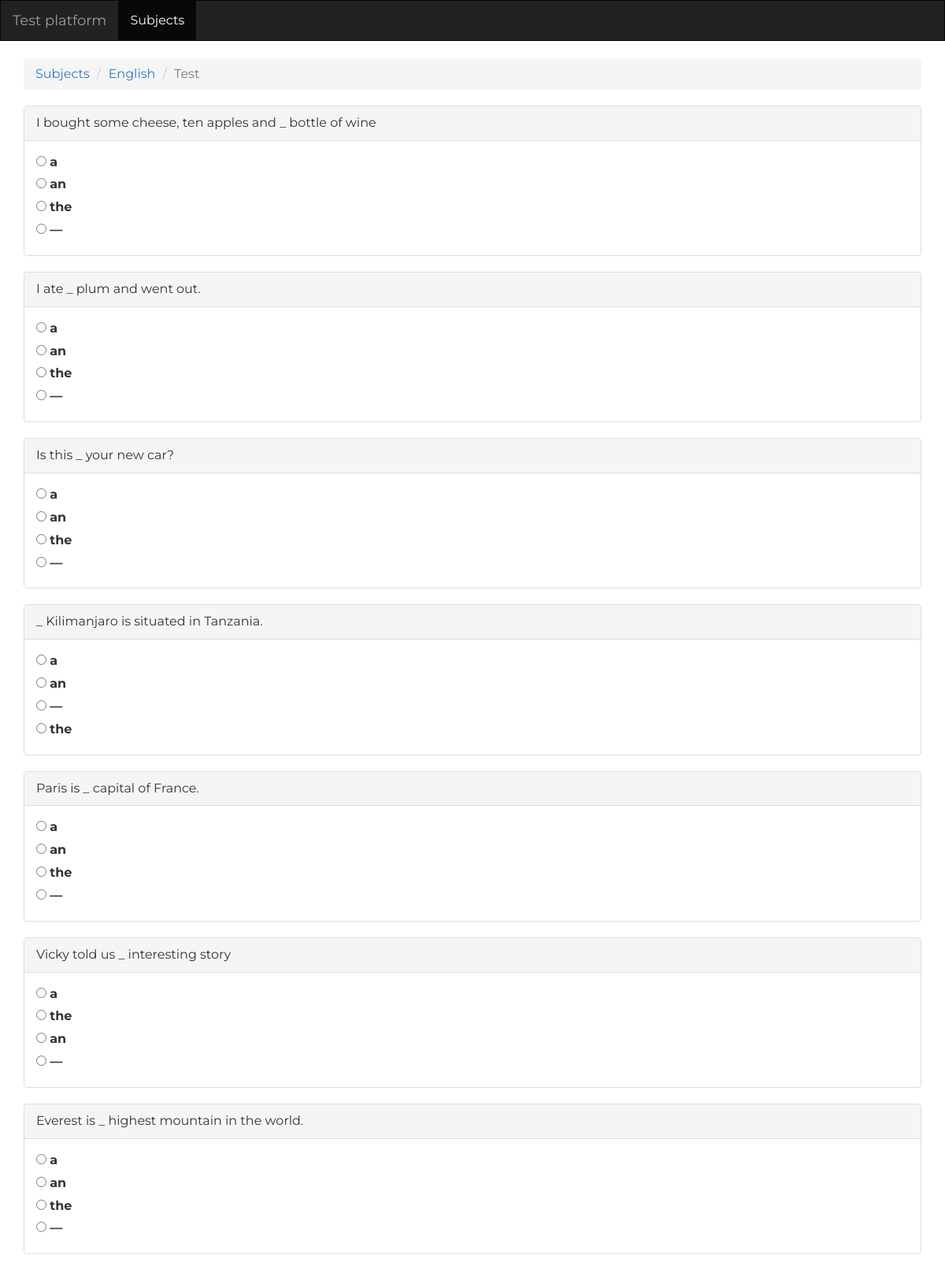
The page /subject/12/topic/187/test/ (upper part) on the database its author committed.
### test_platform/models.py (models this page shows, shortened)
class Subject(models.Model):
    subject_name = models.CharField(max_length=100)
    description = models.CharField(max_length=500, default='', blank=True)

class Question(models.Model):
    question_text = models.CharField(max_length=1000)
    explanation = models.CharField(max_length=300, default='', blank=True)
    topic = models.ForeignKey(Topic, blank=True, null=True)
    subject = models.ForeignKey(Subject)

class Answer(models.Model):
    answer_text = models.CharField(max_length=300)
    question = models.ForeignKey(Question)
    is_right = models.BooleanField(default=False)

### test_platform/views.py (the view)
# urls.py: url(r'^subject/(?P<subject_id>[0-9]+)/topic/(?P<topic_id>[0-9]+)/test/$', views.topic_test_view, name='topic_test'),
def topic_test_view(request, subject_id, topic_id):
    all_question_of_subject_and_topic = Question.objects.filter(
        subject_id=subject_id,
        topic_id=topic_id,
    )
    if all_question_of_subject_and_topic.count() <= 0:
        return render(request, 'test_platform/subject/detail.html', {
            'error_message': "Sorry, but database doesn't have enough questions for this topic",
            'subject': Subject.objects.get(pk=subject_id),
            'title': "Test platform | Subject",
        })
    """ not more than 20 questions """
    if all_question_of_subject_and_topic.count() > 20:
        all_question_of_subject_and_topic = all_question_of_subject_and_topic.order_by('?')[:20]
    return render(request, 'test_platform/topic/test.html', {
        'questions': all_question_of_subject_and_topic,
        'subject': Subject.objects.get(pk=subject_id),
        'title': "Test platform | Topic test"
    })

### test_platform/templates/test_platform/topic/test.html (shortened to what this page needs)
{% extends "test_platform/base/base.html" %}
{% block content %}
    <div class="container">
        <div class="row">
            <div class="col-md-12">
                <br/>
                <ol class="breadcrumb">
                    <li><a href="{% url "test_platform:subject_list" %}">Subjects</a></li>
                    <li><a href="{% url "test_platform:subject" subject.id %}" >{{ subject.subject_name }}</a></li>
                    <li class="active">Test</li>
                </ol>
            {% if questions %}
                <form action="{% url 'test_platform:test' subject.id %}" method="POST" id="test_form">
                    {% for question in questions %}
                        <div class="panel panel-default">
                            <div class="panel-heading">
                                {{ question.question_text }}
                            </div>
                            <div class="panel-body">
                                {% for answer in question.answer_set.all %}
                                    <input type="radio" name="questionId_{{ question.id }}" id="question[answer{{ forloop.counter }}]" value="{{ answer.id }}">
                                    <label for="question[answer{{ forloop.counter }}]">{{ answer.answer_text }}</label><br/>
                                {% endfor %}
                            </div>
                        </div>
                    {% endfor %}
                </form>
            {% endif %}
            </div>
        </div>
    </div>
{% endblock %}

### test_platform/static/test_platform/css/style.css (style rules this page uses)
body { font-family: 'Montserrat', sans-serif; font-weight: 400; font-size: 16px; -webkit-font-smoothing: antialiased; -webkit-overflow-scrolling: touch; }
.panel { box-shadow: none; }

### rows shown on the page
Subject: subject_name "English"
Question: question_text "I bought some cheese, ten apples and _ bottle of wine"
Answer: answer_text "a"
Answer: answer_text "an"
Answer: answer_text "the"
Answer: answer_text "—"
Question: question_text "I ate _ plum and went out."
Answer: answer_text "a"
Answer: answer_text "an"
Answer: answer_text "the"
Answer: answer_text "—"
Question: question_text "Is this _ your new car?"
Answer: answer_text "a"
Answer: answer_text "an"
Answer: answer_text "the"
Answer: answer_text "—"
Question: question_text "_ Kilimanjaro is situated in Tanzania."
Answer: answer_text "a"
Answer: answer_text "an"
Answer: answer_text "—"
Answer: answer_text "the"
Question: question_text "Paris is _ capital of France."
Answer: answer_text "a"
Answer: answer_text "an"
Answer: answer_text "the"
Answer: answer_text "—"
Question: question_text "Vicky told us _ interesting story"
Answer: answer_text "a"
Answer: answer_text "the"
Answer: answer_text "an"
Answer: answer_text "—"
Question: question_text "Everest is _ highest mountain in the world."
Answer: answer_text "a"
Answer: answer_text "an"
Answer: answer_text "the"
Answer: answer_text "—"
